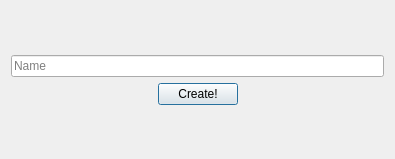
<?xml version="1.0" encoding="UTF-8"?>
<ui version="4.0">
 <class>OpenScheduler::AddCustomer</class>
 <widget class="QDialog" name="OpenScheduler::AddCustomer">
  <property name="geometry">
   <rect>
    <x>0</x>
    <y>0</y>
    <width>395</width>
    <height>159</height>
   </rect>
  </property>
  <property name="windowTitle">
   <string>AddCustomer</string>
  </property>
  <layout class="QVBoxLayout" name="verticalLayout">
   <item>
    <spacer name="verticalSpacer_2">
     <property name="orientation">
      <enum>Qt::Orientation::Vertical</enum>
     </property>
     <property name="sizeHint" stdset="0">
      <size>
       <width>20</width>
       <height>40</height>
      </size>
     </property>
    </spacer>
   </item>
   <item>
    <widget class="QLineEdit" name="lineEdit">
     <property name="placeholderText">
      <string>Name</string>
     </property>
    </widget>
   </item>
   <item>
    <layout class="QHBoxLayout" name="horizontalLayout">
     <item>
      <spacer name="horizontalSpacer">
       <property name="orientation">
        <enum>Qt::Orientation::Horizontal</enum>
       </property>
       <property name="sizeHint" stdset="0">
        <size>
         <width>40</width>
         <height>20</height>
        </size>
       </property>
      </spacer>
     </item>
     <item>
      <widget class="QPushButton" name="pushButton">
       <property name="text">
        <string>Create!</string>
       </property>
      </widget>
     </item>
     <item>
      <spacer name="horizontalSpacer_2">
       <property name="orientation">
        <enum>Qt::Orientation::Horizontal</enum>
       </property>
       <property name="sizeHint" stdset="0">
        <size>
         <width>40</width>
         <height>20</height>
        </size>
       </property>
      </spacer>
     </item>
    </layout>
   </item>
   <item>
    <spacer name="verticalSpacer">
     <property name="orientation">
      <enum>Qt::Orientation::Vertical</enum>
     </property>
     <property name="sizeHint" stdset="0">
      <size>
       <width>20</width>
       <height>40</height>
      </size>
     </property>
    </spacer>
   </item>
  </layout>
 </widget>
 <resources/>
 <connections/>
</ui>
